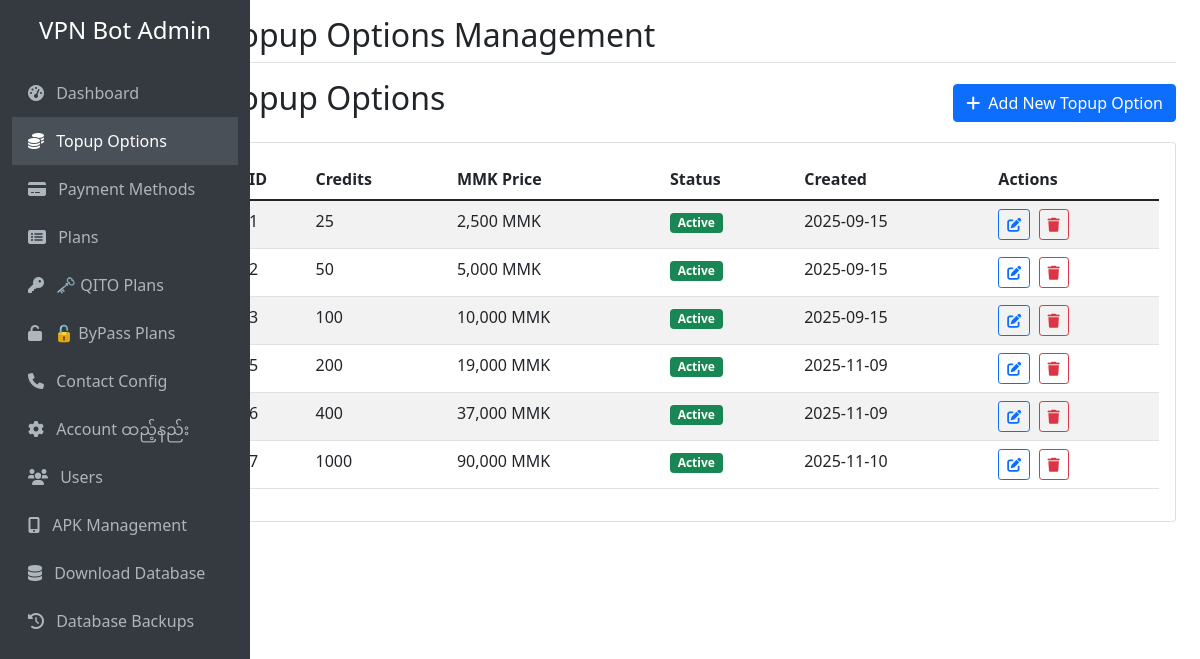
Screenshot of /topup with the database file from the repository.
### tables this page shows
CREATE TABLE topup_options (
            id INTEGER PRIMARY KEY AUTOINCREMENT,
            credits INTEGER NOT NULL,
            mmk_price INTEGER NOT NULL,
            is_active BOOLEAN DEFAULT 1,
            created_at TIMESTAMP DEFAULT CURRENT_TIMESTAMP,
            updated_at TIMESTAMP DEFAULT CURRENT_TIMESTAMP
        );

### web_admin.py (the view)
@app.route('/topup')
def topup_management():
    conn = get_db_connection()
    topup_options = conn.execute('SELECT * FROM topup_options ORDER BY credits').fetchall()
    conn.close()
    return render_template('topup_management.html', topup_options=topup_options)

### web_admin.py (called while the page is built)
def get_db_connection():
    conn = sqlite3.connect(DB_FILE)
    conn.row_factory = sqlite3.Row
    return conn

### templates/topup_management.html (shortened to what this page needs)
{% extends "base.html" %}
{% block page_title %}Topup Options Management{% endblock %}
{% block content %}
<div class="d-flex justify-content-between align-items-center mb-3">
    <h2>Topup Options</h2>
    <a href="{{ url_for('add_topup') }}" class="btn btn-primary">
        <i class="fas fa-plus me-2"></i>Add New Topup Option
    </a>
</div>
<div class="card">
    <div class="card-body">
        {% if topup_options %}
            <div class="table-responsive">
                <table class="table table-striped">
                    <thead>
                        <tr>
                            <th>ID</th>
                            <th>Credits</th>
                            <th>MMK Price</th>
                            <th>Status</th>
                            <th>Created</th>
                            <th>Actions</th>
                        </tr>
                    </thead>
                    <tbody>
                        {% for option in topup_options %}
                        <tr>
                            <td>{{ option.id }}</td>
                            <td>{{ option.credits }}</td>
                            <td>{{ "{:,}".format(option.mmk_price) }} MMK</td>
                            <td>
                                {% if option.is_active %}
                                    <span class="badge bg-success">Active</span>
                                {% else %}
                                    <span class="badge bg-secondary">Inactive</span>
                                {% endif %}
                            </td>
                            <td>{{ option.created_at[:10] }}</td>
                            <td>
                                <a href="{{ url_for('edit_topup', topup_id=option.id) }}" class="btn btn-sm btn-outline-primary me-1">
                                    <i class="fas fa-edit"></i>
                                </a>
                                <a href="{{ url_for('delete_topup', topup_id=option.id) }}"
                                   class="btn btn-sm btn-outline-danger"
                                   onclick="return confirm('Are you sure you want to delete this topup option?')">
                                    <i class="fas fa-trash"></i>
                                </a>
                            </td>
                        </tr>
                        {% endfor %}
                    </tbody>
                </table>
            </div>
        {% endif %}
    </div>
</div>
{% endblock %}

### rows the page displays
topup_options: id "1", credits "25", mmk_price "2,500", is_active "Active", created_at "2025-09-15"
topup_options: id "2", credits "50", mmk_price "5,000", is_active "Active", created_at "2025-09-15"
topup_options: id "3", credits "100", mmk_price "10,000", is_active "Active", created_at "2025-09-15"
topup_options: id "5", credits "200", mmk_price "19,000", is_active "Active", created_at "2025-11-09"
topup_options: id "6", credits "400", mmk_price "37,000", is_active "Active", created_at "2025-11-09"
topup_options: id "7", credits "1000", mmk_price "90,000", is_active "Active", created_at "2025-11-10"
